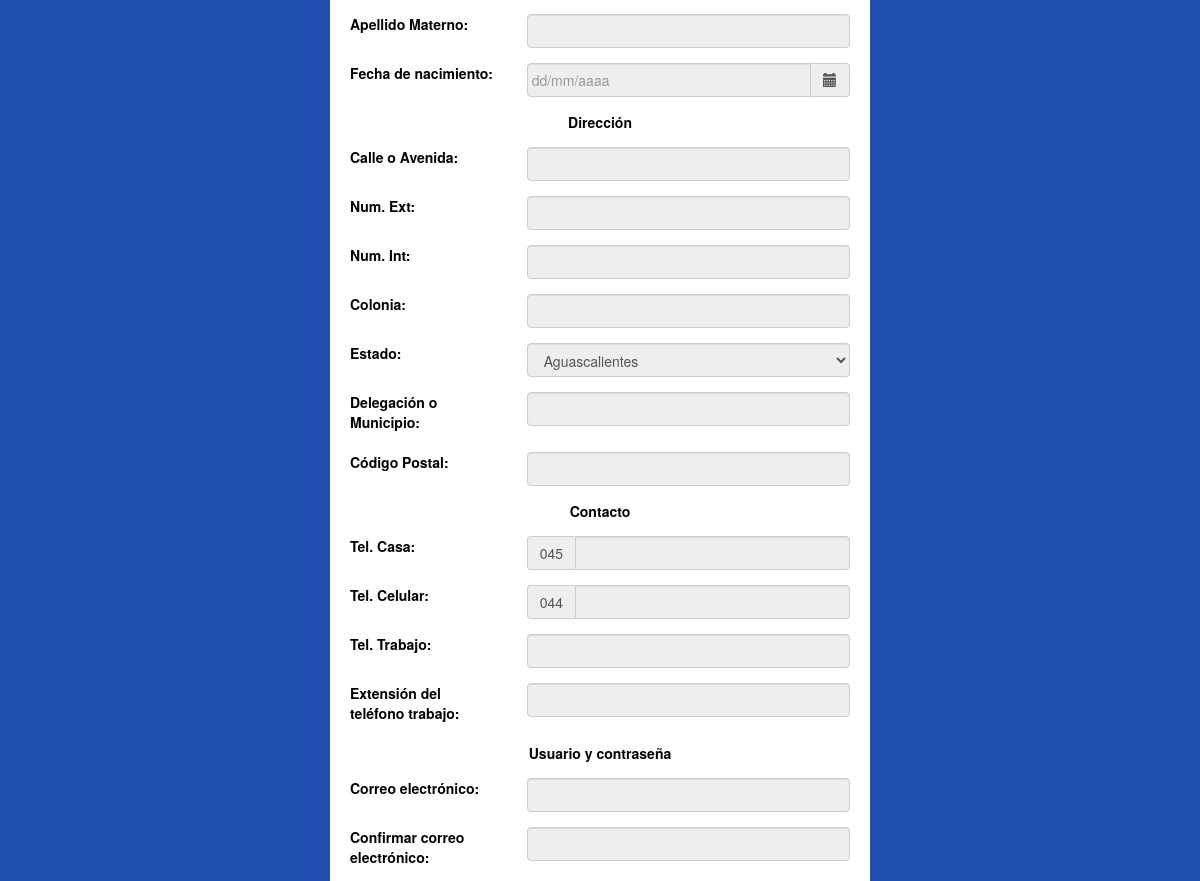
Before: /registra_usuario.php (middle part) with the older database file.
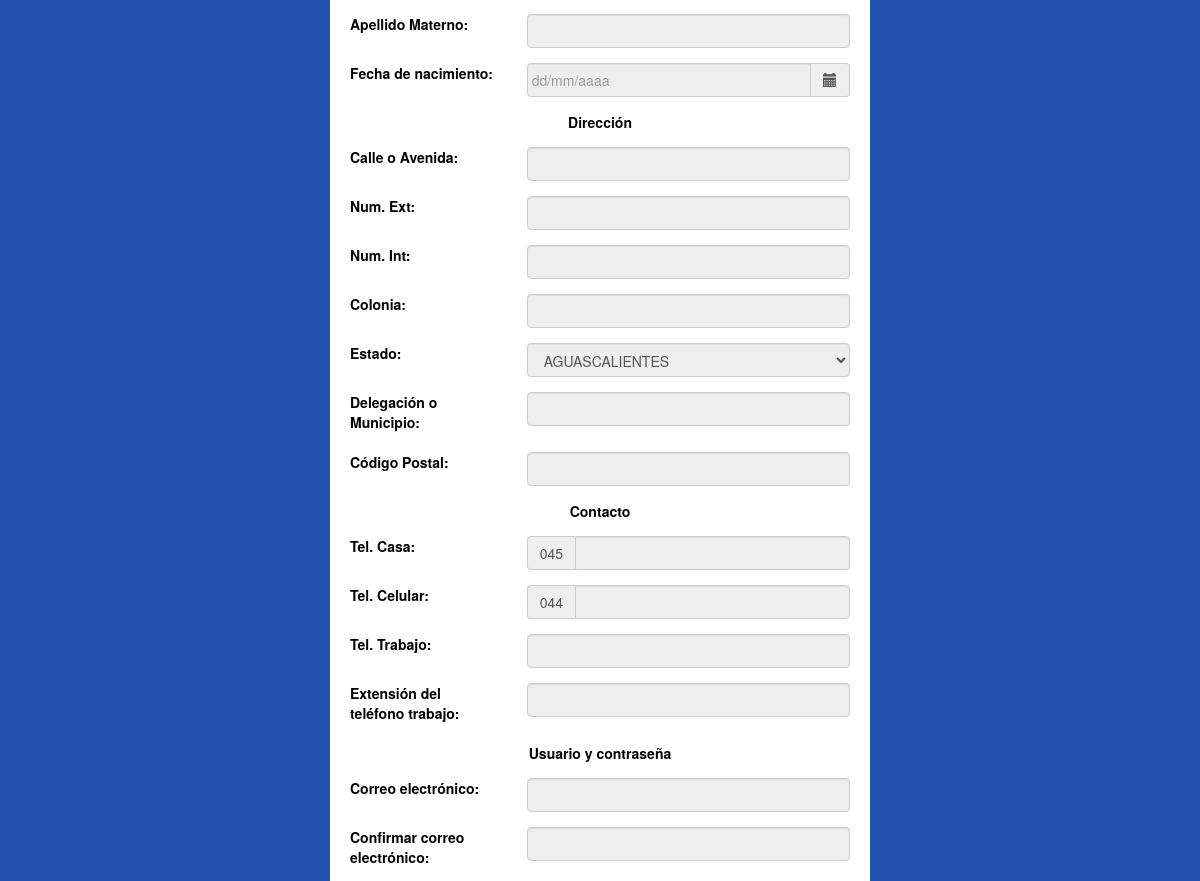
After: the same page with the newer database file.
### tables this page shows
CREATE TABLE IF NOT EXISTS `estados` (
  `id` INT(11) NOT NULL AUTO_INCREMENT,
  `clave` VARCHAR(2) NOT NULL,
  `nombre` VARCHAR(45) NOT NULL,
  `abrev` VARCHAR(16) NOT NULL,
  PRIMARY KEY (`id`));

### funciones.php (called while the page is built, shortened)
<?php
function ejecutarQuery($conexion, $query)
{
	$consulta = mysqli_query($conexion, $query);
	return $consulta;
}
?>

### registra_usuario.php (the view, shortened to what this page needs)
<?php
    function obtener_opcion_e()
    {
        require_once("funciones.php");
        $conexion = conectar();
        $query = 'SELECT nombre, id FROM estados';
        $consulta = ejecutarQuery($conexion, $query);
        $opciones_e="";
        if (mysqli_num_rows($consulta)) {
            while ($dat = mysqli_fetch_array($consulta)){
                $id = $dat['id'];
                $nombre = $dat['nombre'];
                $opciones_e = $opciones_e.'<option value='.$id.'>'.$nombre.'</option>';
            }
        }
        return $opciones_e;
    }
?>
<!DOCTYPE html>
<html>
<head>
    <link rel="stylesheet" href="css/bootstrap.min.css">
    <link rel="stylesheet" href="css/bootstrap-datepicker.min.css" >
    <link rel="stylesheet" href="css/forms-estilo.css" >
</head>
<body>
    <div class="container" id="general-form">
        <div class="col-xs-10 col-sm-6 col-md-6 col-lg-6">
            <fieldset>
	           <form action = "registra_usuario.php" method = "POST" class="form-horizontal" role="form" onsubmit="return validacion();">
                    <div class="form-group">
                        <label class="col-xs-12 col-sm-12 col-md-4 col-lg-4">
                            Apellido Materno:
                        </label>
                        <div class="col-xs-12 col-sm-12 col-md-8 col-lg-8">
                            <input type="text" class="form-control" id="apellido_m" name="apellido_m" maxlength="35"  disabled>
                        </div>
                    </div>
                    <div class="form-group">
                        <label class="col-xs-12 col-sm-12 col-md-4 col-lg-4">
                            Fecha de nacimiento:
                        </label>
                        <div class="col-xs-12 col-sm-12 col-md-8 col-lg-8">
                            <div class="input-group date">
                                <input type="text" class="form-control datepicker" id="fecha_nac" name="fecha_nac" placeholder="dd/mm/aaaa" disabled/>
                                <span class="input-group-addon">
                                    <i class="glyphicon glyphicon-calendar"></i>
                                </span>
                            </div>
                        </div>
                    </div>
                    <div class="form-group">
                        <label class="col-xs-12 centrado-element">
                            <b>Dirección</b> <br>
                        </label>
                    </div>
                    <div class="form-group">
                        <label class="col-xs-12 col-sm-12 col-md-4 col-lg-4">
                            Calle o Avenida:
                        </label>
                        <div class="col-xs-12 col-sm-12 col-md-8 col-lg-8">
                            <input type="text" class="form-control" id="dom_calle" name="dom_calle" maxlength="35"  disabled>
                        </div>
                    </div>
                    <div class="form-group">
                        <label  class="col-xs-12 col-sm-12 col-md-4 col-lg-4">
                            Num. Ext:
                        </label>
                        <div class="col-xs-12 col-sm-12 col-md-8 col-lg-8">
                            <input  type="text" class="form-control" id="dom_num_ext" name="dom_num_ext" maxlength="10"  disabled>
                        </div>
                    </div>
                    <div class="form-group">
                        <label  class="col-xs-12 col-sm-12 col-md-4 col-lg-4">
                            Num. Int:
                        </label>
                        <div class="col-xs-12 col-sm-12 col-md-8 col-lg-8">
                            <input  type="text" class="form-control" id="dom_num_int" name="dom_num_int" maxlength="10"  disabled>
                        </div>
                    </div>
                    <div class="form-group">
                        <label class="col-xs-12 col-sm-12 col-md-4 col-lg-4">
                            Colonia:
                        </label>
                        <div class="col-xs-12 col-sm-12 col-md-8 col-lg-8">
                            <input type="text" class="form-control" id="dom_colonia" name="dom_colonia" maxlength="35"  disabled>
                        </div>
                    </div>
                    <div class="form-group">
                        <label class="col-xs-12 col-sm-12 col-md-4 col-lg-4">
                            Estado:
                        </label>
                        <div class="col-xs-12 col-sm-12 col-md-8 col-lg-8">
                            <select id="dom_estado" class="form-control" name="dom_estado"  disabled>
                                <?php
                                    echo obtener_opcion_e();
                                ?>
                            </select>
                        </div>
                    </div>
                    <div class="form-group">
                        <label class="col-xs-12 col-sm-12 col-md-4 col-lg-4">
                            Delegación o Municipio:
                        </label>
                        <div class="col-xs-12 col-sm-12 col-md-8 col-lg-8">
                            <input type="text" class="form-control" id="dom_del_mun" name="dom_del_mun" maxlength="60"  disabled>
                        </div>
                    </div>
                    <div class="form-group">
                        <label class="col-xs-12 col-sm-12 col-md-4 col-lg-4">
                            Código Postal:
                        </label>
                        <div class="col-xs-12 col-sm-12 col-md-8 col-lg-8">
                            <input type="text" class="form-control" id="dom_cp" name="dom_cp" maxlength="5"  disabled>
                        </div>
                    </div>
                    <div class="form-group">
                        <label class="col-xs-12 centrado-element">
                            <b>Contacto</b> <br>
                        </label>
                    </div>
                    <div class="form-group">
                        <label class="col-xs-12 col-sm-12 col-md-4 col-lg-4">
                            Tel. Casa:
                        </label>
                        <div class="col-xs-12 col-sm-12 col-md-8 col-lg-8">
                            <div class="input-group">
                                <span class="input-group-addon" id="basic-addon1">045</span>
                                <input type="text" class="form-control" id="telefono_casa" name="telefono_casa" maxlength="20" disabled aria-describedby="basic-addon1">
                            </div>
                        </div>
                    </div>
                    <div class="form-group">
                        <label class="col-xs-12 col-sm-12 col-md-4 col-lg-4">
                            Tel. Celular:
                        </label>
                        <div class="col-xs-12 col-sm-12 col-md-8 col-lg-8">
                            <div class="input-group">
                                <span class="input-group-addon" id="basic-addon1">044</span>
                                <input type="text" class="form-control" id="telefono_celular" name="telefono_celular" maxlength="20"  disabled aria-describedby="basic-addon1">
                            </div>
                        </div>
                    </div>
                    <div class="form-group">
                        <label class="col-xs-12 col-sm-12 col-md-4 col-lg-4">
                            Tel. Trabajo:
                        </label>
                        <div class="col-xs-12 col-sm-12 col-md-8 col-lg-8">
                            <input type="text" class="form-control" id="telefono_trabajo" name="telefono_trabajo" maxlength="20"  disabled>
                        </div>
                    </div>
                    <div class="form-group">
                        <label class="col-xs-12 col-sm-12 col-md-4 col-lg-4">
                            Extensión del teléfono trabajo:
                        </label>
                        <div class="col-xs-12 col-sm-12 col-md-8 col-lg-8">
                            <input type="text" class="form-control" id="telefono_extension" name="telefono_extension" maxlength="10"  disabled>
                        </div>
                    </div>
                    <div class="form-group">
                        <label class="col-xs-12 centrado-element">
                            <b>Usuario y contraseña</b> <br>
                        </label>
                    </div>
                    <div class="form-group">
                        <label class="col-xs-12 col-sm-12 col-md-4 col-lg-4">
                            Correo electrónico:
                        </label>
                        <div class="col-xs-12 col-sm-12 col-md-8 col-lg-8">
                            <input type="email" class="form-control" id="correo1" name="correo1" maxlength="25" required  disabled>
                        </div>
                    </div>
                    <div class="form-group">
                        <label class="col-xs-12 col-sm-12 col-md-4 col-lg-4">
                            Confirmar correo electrónico:
                        </label>
                        <div class="col-xs-12 col-sm-12 col-md-8 col-lg-8">
                            <input type="email" class="form-control"  id="correo2" name="correo2" onkeypress='validate(event)' maxlength="25"  required  onCopy="return false" onDrag="return false" onDrop="return false" onPaste="return false" autocomplete=off  disabled>
                        </div>
                    </div>
                </form>
            </fieldset>
        </div>
    </div>
</body>
</html>

### css/forms-estilo.css (style rules this page uses)
body { padding-top: 40px; padding-bottom: 40px; color: #000; background-color: #224FB0; background-repeat: no-repeat; background-attachment: fixed; background-position: relative; background-size: cover; -webkit-background-size: cover; -moz-background-size: cover; -o-background-size: cover; background-size: cover; -webkit-transition:background 0.5s ease-in; -moz-transition:background 0.5s ease-in; -o-transition:background 0.5s ease-in; -ms-transition:background 0.5s ease-in; transition:background 0.5s ease-in; }
fieldset { border: none; margin: 0; }
#general-form fieldset { background: #fff; border-radius: 0 0 5px 5px; padding: 20px; position: relative; color: #000; }
#general-form fieldset:before { background-color: #fff; content: ""; height: 8px; left: 50%; margin: -4px 0 0 -4px; position: absolute; top: 0; -webkit-transform: rotate(45deg); -moz-transform: rotate(45deg); -ms-transform: rotate(45deg); -o-transform: rotate(45deg); transform: rotate(45deg); width: 8px; }
.centrado-element { margin: 0 auto; float: none; text-align: center; }

Changed rows visible on the page:
changed estados: dom_estado "Aguascalientes" → "AGUASCALIENTES"
